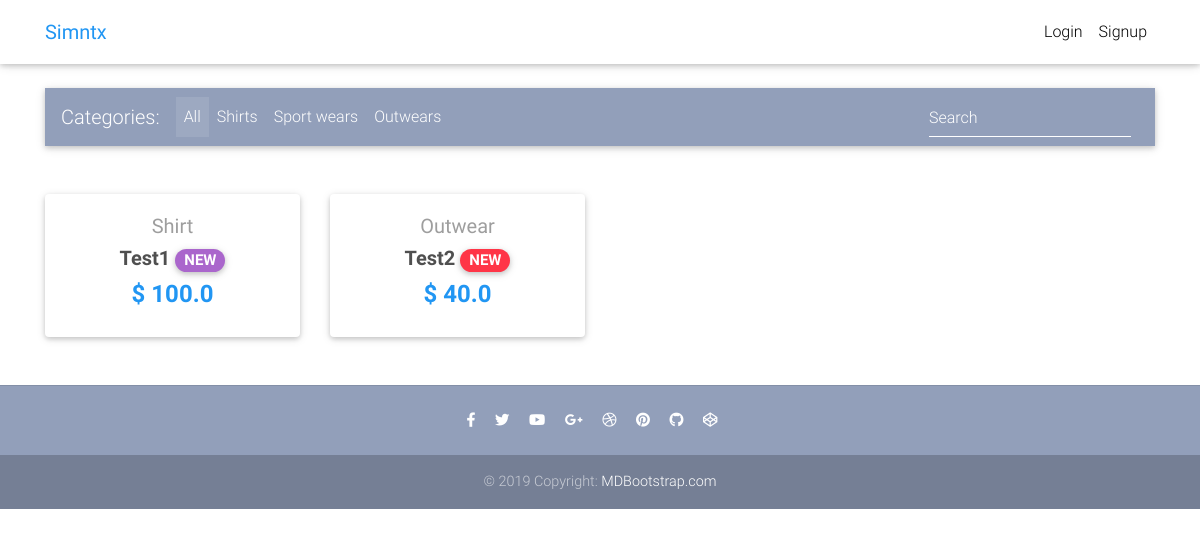
The page / on the database its author committed.
### core/models.py (models this page shows, shortened)
class Item(models.Model):
    title = models.CharField(max_length=100)
    price = models.FloatField()
    discount_price = models.FloatField(blank=True, null=True)
    category = models.CharField(
        choices=CATEGORY_CHOICES, max_length=2, default='S')
    label = models.CharField(choices=LABEL_CHOICES, max_length=1, default='P')
    slug = models.SlugField()
    description = models.TextField()
    def get_absolute_url(self):
        return reverse("core:product", kwargs={
            'slug': self.slug
        })

### core/views.py (the view)
# urls.py: path('', HomeView.as_view(), name='home'),
class HomeView(ListView):
    model = Item
    paginate_by = 10
    template_name = 'home.html'

### templates/home.html (shortened to what this page needs)
{% extends "base.html" %}
{% block content %}
  <main>
    <div class="container">
      <nav class="navbar navbar-expand-lg navbar-dark mdb-color lighten-3 mt-3 mb-5">
        <span class="navbar-brand">Categories:</span>
        <div class="collapse navbar-collapse" id="basicExampleNav">
          <ul class="navbar-nav mr-auto">
            <li class="nav-item active">
              <a class="nav-link" href="#">All
              </a>
            </li>
            <li class="nav-item">
              <a class="nav-link" href="#">Shirts</a>
            </li>
            <li class="nav-item">
              <a class="nav-link" href="#">Sport wears</a>
            </li>
            <li class="nav-item">
              <a class="nav-link" href="#">Outwears</a>
            </li>
          </ul>
          <form class="form-inline">
            <div class="md-form my-0">
              <input class="form-control mr-sm-2" type="text" placeholder="Search" aria-label="Search">
            </div>
          </form>
        </div>
      </nav>
      <section class="text-center mb-4">
        <div class="row wow fadeIn">
          {% for item in object_list %}
          <div class="col-lg-3 col-md-6 mb-4">
            <div class="card">
              <div class="card-body text-center">
                <a href="" class="grey-text">
                  <h5>{{ item.get_category_display }}</h5>
                </a>
                <h5>
                  <strong>
                    <a href="{{ item.get_absolute_url }}" class="dark-grey-text">{{ item.title}}
                      <span class="badge badge-pill {{ item.get_label_display }}-color">NEW</span>
                    </a>
                  </strong>
                </h5>
                <h4 class="font-weight-bold blue-text">
                  <strong>$
                  {% if item.discount_price %}
                  {{ item.discount_price }}
                  {% else %}
                  {{ item.price }}
                  {% endif %}
                  </strong>
                </h4>
              </div>
            </div>
          </div>
          {% endfor %}
        </div>
      </section>
    </div>
  </main>
{% endblock content %}

### templates/base.html (style rules this page uses)
html, body, header, .carousel { height: 60vh; }

### rows shown on the page
Item: category "Shirt", title "Test1", price "100.0"
Item: category "Outwear", title "Test2", discount_price "40.0"
